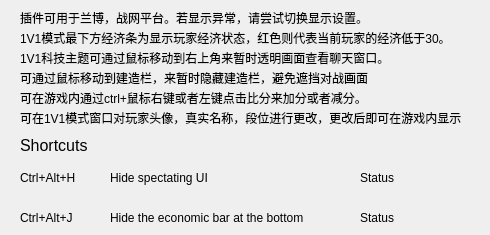
    <widget class="QWidget" name="Help">
     <attribute name="title">
      <string>Help</string>
     </attribute>
     <widget class="QLabel" name="lb_intro_2">
      <property name="geometry">
       <rect>
        <x>20</x>
        <y>10</y>
        <width>431</width>
        <height>16</height>
       </rect>
      </property>
      <property name="text">
       <string>插件可用于兰博，战网平台。若显示异常，请尝试切换显示设置。</string>
      </property>
     </widget>
     <widget class="QLabel" name="lb_intro_3">
      <property name="geometry">
       <rect>
        <x>20</x>
        <y>30</y>
        <width>431</width>
        <height>16</height>
       </rect>
      </property>
      <property name="text">
       <string>1V1模式最下方经济条为显示玩家经济状态，红色则代表当前玩家的经济低于30。</string>
      </property>
     </widget>
     <widget class="QLabel" name="lb_shortcuts_title">
      <property name="geometry">
       <rect>
        <x>20</x>
        <y>130</y>
        <width>111</width>
        <height>31</height>
       </rect>
      </property>
      <property name="font">
       <font>
        <pointsize>12</pointsize>
        <bold>false</bold>
       </font>
      </property>
      <property name="text">
       <string>Shortcuts</string>
      </property>
     </widget>
     <widget class="QLabel" name="lb_sc_1">
      <property name="geometry">
       <rect>
        <x>20</x>
        <y>170</y>
        <width>121</width>
        <height>16</height>
       </rect>
      </property>
      <property name="text">
       <string>Ctrl+Alt+H</string>
      </property>
     </widget>
     <widget class="QLabel" name="lb_sc_d_1">
      <property name="geometry">
       <rect>
        <x>110</x>
        <y>170</y>
        <width>231</width>
        <height>16</height>
       </rect>
      </property>
      <property name="text">
       <string>Hide spectating UI</string>
      </property>
     </widget>
     <widget class="QLabel" name="lb_sc_4">
      <property name="geometry">
       <rect>
        <x>20</x>
        <y>210</y>
        <width>121</width>
        <height>16</height>
       </rect>
      </property>
      <property name="text">
       <string>Ctrl+Alt+J</string>
      </property>
     </widget>
     <widget class="QLabel" name="lb_sc_d_4">
      <property name="geometry">
       <rect>
        <x>110</x>
        <y>210</y>
        <width>231</width>
        <height>16</height>
       </rect>
      </property>
      <property name="text">
       <string>Hide the economic bar at the bottom</string>
      </property>
     </widget>
     <widget class="QLabel" name="lb_status_1">
      <property name="geometry">
       <rect>
        <x>360</x>
        <y>170</y>
        <width>61</width>
        <height>16</height>
       </rect>
      </property>
      <property name="text">
       <string>Status</string>
      </property>
     </widget>
     <widget class="QLabel" name="lb_status_4">
      <property name="geometry">
       <rect>
        <x>360</x>
        <y>210</y>
        <width>61</width>
        <height>16</height>
       </rect>
      </property>
      <property name="text">
       <string>Status</string>
      </property>
     </widget>
     <widget class="QLabel" name="lb_intro_4">
      <property name="geometry">
       <rect>
        <x>20</x>
        <y>90</y>
        <width>431</width>
        <height>16</height>
       </rect>
      </property>
      <property name="text">
       <string>可在游戏内通过ctrl+鼠标右键或者左键点击比分来加分或者减分。</string>
      </property>
     </widget>
     <widget class="QLabel" name="lb_intro_8">
      <property name="geometry">
       <rect>
        <x>20</x>
        <y>110</y>
        <width>461</width>
        <height>16</height>
       </rect>
      </property>
      <property name="text">
       <string>可在1V1模式窗口对玩家头像，真实名称，段位进行更改，更改后即可在游戏内显示</string>
      </property>
     </widget>
     <widget class="QLabel" name="lb_intro_9">
      <property name="geometry">
       <rect>
        <x>20</x>
        <y>70</y>
        <width>431</width>
        <height>16</height>
       </rect>
      </property>
      <property name="text">
       <string>可通过鼠标移动到建造栏，来暂时隐藏建造栏，避免遮挡对战画面</string>
      </property>
     </widget>
     <widget class="QLabel" name="lb_intro_10">
      <property name="geometry">
       <rect>
        <x>20</x>
        <y>50</y>
        <width>431</width>
        <height>16</height>
       </rect>
      </property>
      <property name="text">
       <string>1V1科技主题可通过鼠标移动到右上角来暂时透明画面查看聊天窗口。</string>
      </property>
     </widget>
    </widget>
